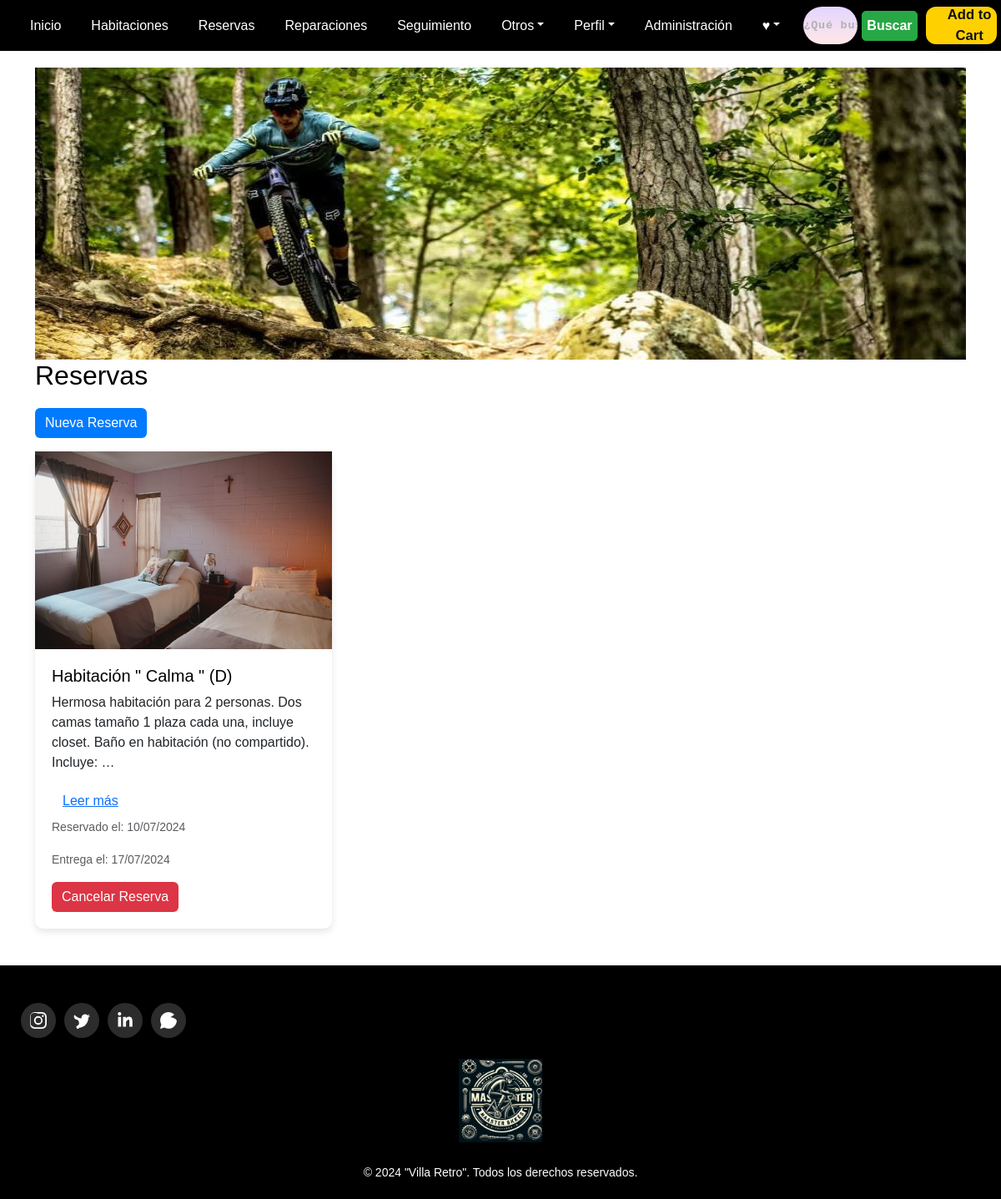
Screenshot of /reservas/ (signed in) with the database file from the repository.
### masterbikes/models.py (models this page shows, shortened)
class Reserva(models.Model):
    usuario = models.ForeignKey(User, on_delete=models.CASCADE)
    bicicleta = models.ForeignKey(Bicicleta, on_delete=models.CASCADE)
    fecha_solicitud = models.DateTimeField(auto_now_add=True)
    fecha_entrega = models.DateTimeField()
    entregada = models.BooleanField(default=False)
    estado = models.CharField(max_length=50, default='En camino')

class Bicicleta(models.Model):
    nombre = models.CharField(max_length=100)
    descripcion = models.TextField()
    precio = models.DecimalField(max_digits=10, decimal_places=3)
    imagen = models.ImageField(upload_to='bicicletas/')

### masterbikes/views.py (the view)
# urls.py: path('reservas/', views.reservas, name='reservas'),
@login_required
def reservas(request):
    reservas = Reserva.objects.filter(usuario=request.user)
    return render(request, 'masterbikes/Vistas/reservas.html', {'reservas': reservas})

### masterbikes/Templates/masterbikes/Vistas/reservas.html (shortened to what this page needs)
{% load static %}
<!DOCTYPE html>
<html lang="es">
<head>
    {% load bootstrap5 %}
    {% bootstrap_css %}
    <link rel="stylesheet" href="{% static 'css/styles.css' %}">
    <link rel="stylesheet" href="{% static 'css/stylesIncludes.css' %}">
</head>
<body>
    {% include 'masterbikes/includes/header.html' %}
    <main class="main">
        <div class="container">
            <img src="{% static 'img/bannerReservas.jpg' %}" class="banner-img" alt="Banner Reservas">
            <h2>Reservas</h2>
            <a href="{% url 'reserva_create' %}" class="btn btn-primary mb-3">Nueva Reserva</a>
            <div class="row">
                {% for reserva in reservas %}
                <div class="col-md-4">
                    <div class="card mb-4">
                        <img src="{{ reserva.bicicleta.imagen.url }}" class="img-fluid w-100" alt="{{ reserva.bicicleta.nombre }}">
                        <div class="card-body">
                            <h5 class="card-title">{{ reserva.bicicleta.nombre }}</h5>
                            <p class="card-text">{{ reserva.bicicleta.descripcion|truncatewords:20 }}</p>
                            <a href="{% url 'bicicleta_detalle_reservas' reserva.bicicleta.pk %}" class="btn btn-link">Leer más</a>
                            <p class="card-text"><small class="text-muted">Reservado el: {{ reserva.fecha_solicitud|date:"d/m/Y" }}</small></p>
                            <p class="card-text"><small class="text-muted">Entrega el: {{ reserva.fecha_entrega|date:"d/m/Y" }}</small></p>
                            <a href="{% url 'reserva_cancel' reserva.pk %}" class="btn btn-danger">Cancelar Reserva</a>
                        </div>
                    </div>
                </div>
                {% endfor %}
            </div>
        </div>
    </main>
    {% include 'masterbikes/includes/footer.html' %}
</body>
</html>

### masterbikes/Static/css/styles.css (style rules this page uses)
body { background-color: #f0f8ff; font-family: 'Arial', sans-serif; }
.main { padding: 20px; background-color: #ffffff; }
.card { margin-bottom: 20px; }
.btn-primary { background-color: #007bff; border-color: #007bff; }
h2 { font-size: 2rem; margin-bottom: 20px; color: #000000; }
.banner-img { width: 100%; height: 350px; display: block; margin: 0; padding: 0; }
.btn-primary { background-color: #007bff; border: none; }
.btn-danger { background-color: #dc3545; border: none; }
.card { border: none; border-radius: 10px; box-shadow: 0 4px 8px rgba(0, 0, 0, 0.1); }
.card-body { padding: 20px; }
.card-title { font-size: 1.25rem; color: #000000; }
.card-text { margin-bottom: 15px; }

### rows the page displays
Reserva: bicicleta.imagen (picture), bicicleta.nombre "Habitación \" Calma \" (D)", bicicleta.descripcion "Hermosa habitación para 2 personas. Dos camas tamaño 1 plaza cada una, incluye closet. Baño en habitación (no compartido). Incluye: …", fecha_solicitud "10/07/2024", fecha_entrega "17/07/2024"
